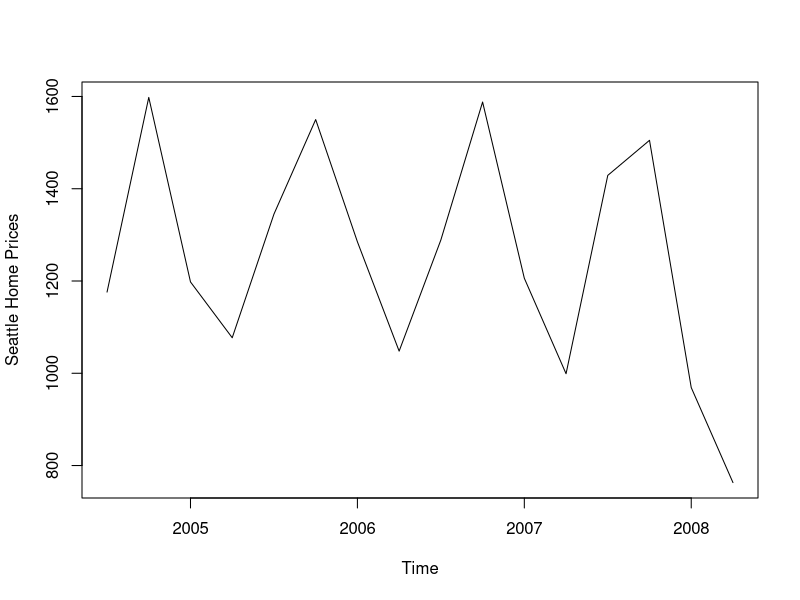

Here is the R script that generated this plot: (Note: this script raises an error after producing the figure.)
df = read.csv("webwork/file1dc4079c75a.csv")

series = ts(df$Seattle, 
            start = c(2004, 3),
            frequency = 4)

length(series) == nrow(df)

plot(series, ylab = "Seattle Home Prices")

?rollmean

rollmean(series, k = 4)


########### QUESTION 3 ON PAPER ###########
